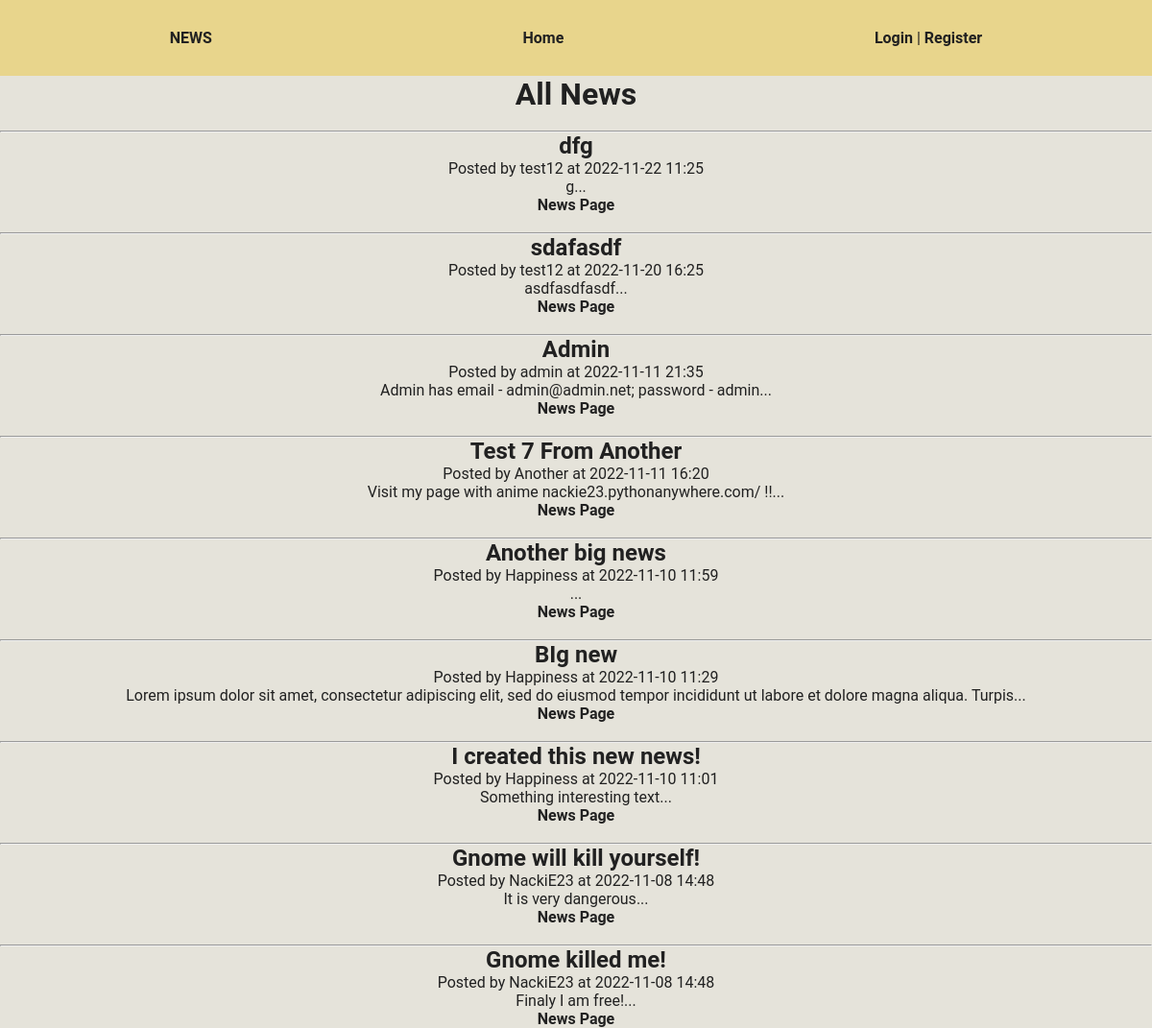
Before: / with the older database file.
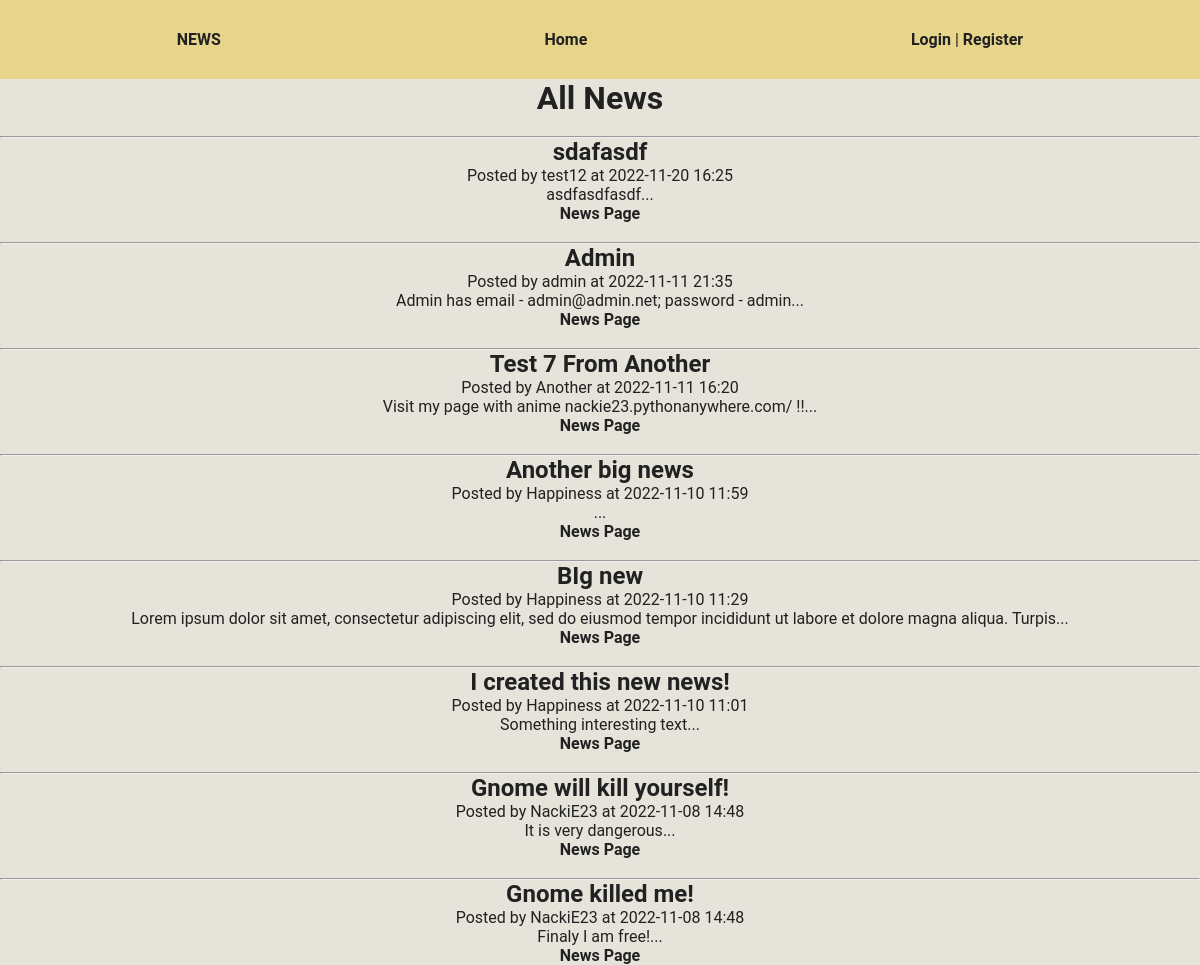
After: the same page with the newer database file.
### tables this page shows
CREATE TABLE news (
    id INTEGER PRIMARY KEY autoincrement, 
    created DATETIME,
    title TEXT NOT NULL, 
    main_text TEXT NOT NULL,
    user_id INTEGER NOT NULL,
    FOREIGN KEY(user_id) REFERENCES users(id)
  );

CREATE TABLE users (
    id INTEGER PRIMARY KEY autoincrement,
    email TEXT UNIQUE NOT NULL, 
    username TEXT NOT NULL, 
    password TEXT NOT NULL,
    is_admin BOOLEAN NOT NULL DEFAULT 0 CHECK (is_admin IN (0, 1))
  );

### views/pages/news_list.php (called while the page is built, shortened)
<?php
$news_array = News::all();
require 'views/templates/dafault_template.php';

### router/routes.php (called while the page is built, shortened)
<?php
Router::enable();

### index.php (called while the page is built, shortened)
<?php
require_once "router/routes.php";

### app/Controllers/News.php (called while the page is built, shortened)
<?php
class News {
    public static function all(): \SQLite3Result {
        $sql = "SELECT n.id, n.created, n.title, n.main_text, n.user_id, u.username
                FROM news n
                JOIN users u
                    ON n.user_id == u.id
                ORDER BY n.created DESC";
        return $GLOBALS['db']->query($sql);
    }
}

### views/templates/news_list.php (the view, shortened to what this page needs)
<h1>All News</h1>
<?php
while ($news = $news_array->fetchArray(SQLITE3_ASSOC)) {
    ?>
    <br><hr>
    <div class='news'>
        <div class='row'>
            <h2><?= $news['title'] ?></h2>
        </div>
        <div class='row text-center p-1'>
            <p>Posted by <?= $news['username'] ?> at <?= $news['created'] ?></p>
        </div>
        <div class='row'>
            <p><?= substr($news['main_text'], 0, 130) ?>...</p>
        </div>
        <div class='row'>
            <p>
                <a class='btn btn-secondary' href='/news?id=<?= $news['id'] ?>'>
                    News Page
                </a>
            </p>
        </div>
    </div>
    <?php
}
?>

### app/Services/Router.php (shortened to what this page needs)
<?php
class Router {
    private static $list = [];
    public static function route(string $uri, string $page_name, array $methods) {
        self::$list[] = [
            "uri" => $uri,
            "page" => $page_name,
            "methods" => $methods,
            "is_reg" => false
        ];
    }
    public static function enable() {
        $query = $_GET['q'];
        foreach(self::$list as $route) {
            if ($route['is_reg']) {
                if (in_array($_SERVER['REQUEST_METHOD'], $route['methods'])) {
                    require_once "views/pages/" . $route['page'] . ".php";
                    exit();
                } else {
                    break;
                }
            } elseif ($route['uri'] === '/' . $query) {
                if (in_array($_SERVER['REQUEST_METHOD'], $route['methods'])) {
                    require_once "views/pages/" . $route['page'] . ".php";
                    exit();
                } else {
                    break;
                }
            }
        }
    }
}

### views/templates/dafault_template.php (shortened to what this page needs)
<!DOCTYPE html>
<html lang="en">
<head>
    <link type="text/css" href="/assets/css/styles.min.css" rel="stylesheet" />
</head>
<body>
<header>
    <div class="elements">
        <div class="elements__logo">
            <a href="/">
                NEWS
            </a>
        </div>
        <div class="elements_menu">
            <ul class="elements_menu__list">
                <li class="elements_menu__list_item">
                    <a class="elements_menu__list_item_link" href="/">Home</a>
                </li>
            </ul>
        </div>
        <div class="elements__button">
        <?php
            if (!$_SESSION['user']) {
                ?>
                <a class="elements__button_link" href="/login">Login</a>
                |
                <a class="elements__button_link" href="/register">Register</a>
                <?php
            } else {
                ?>
                <?= $_SESSION['user']['username'] ?> |
                <a class="elements__button_link" href="/logout">Logout</a>
                <?php
            }
        ?>
        </div>
    </div>
</header>
<div class="container">
<?php include 'views/templates/' . $content_template ?>
</div>
</body>
</html>

Changed rows visible on the page:
removed news: title "dfg", user.username "test12", created "2022-11-22 11:25", main_text "g"
